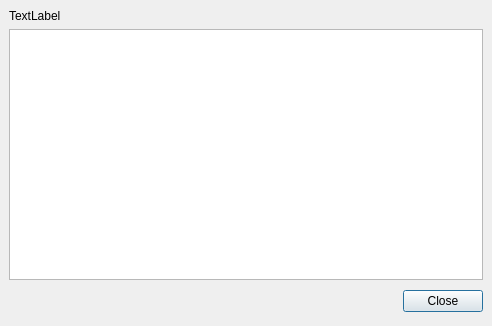
<ui version="4.0" >
 <author></author>
 <comment></comment>
 <exportmacro></exportmacro>
 <class>ShowPlugins</class>
 <widget class="QDialog" name="ShowPlugins" >
  <property name="geometry" >
   <rect>
    <x>0</x>
    <y>0</y>
    <width>492</width>
    <height>326</height>
   </rect>
  </property>
  <property name="windowTitle" >
   <string>Loaded Plugins</string>
  </property>
  <layout class="QVBoxLayout" >
   <property name="margin" >
    <number>9</number>
   </property>
   <property name="spacing" >
    <number>6</number>
   </property>
   <item>
    <widget class="QLabel" name="labelHeadline" >
     <property name="text" >
      <string>TextLabel</string>
     </property>
    </widget>
   </item>
   <item>
    <widget class="QTextEdit" name="content" >
     <property name="readOnly" >
      <bool>true</bool>
     </property>
     <property name="html" >
      <string>&lt;html>&lt;head>&lt;meta name="qrichtext" content="1" />&lt;/head>&lt;body style=" white-space: pre-wrap; font-family:DejaVu Sans; font-size:9pt; font-weight:400; font-style:normal; text-decoration:none;">&lt;p style="-qt-paragraph-type:empty; margin-top:0px; margin-bottom:0px; margin-left:0px; margin-right:0px; -qt-block-indent:0; text-indent:0px;">&lt;/p>&lt;/body>&lt;/html></string>
     </property>
    </widget>
   </item>
   <item>
    <layout class="QHBoxLayout" >
     <property name="margin" >
      <number>0</number>
     </property>
     <property name="spacing" >
      <number>6</number>
     </property>
     <item>
      <spacer>
       <property name="orientation" >
        <enum>Qt::Horizontal</enum>
       </property>
       <property name="sizeHint" >
        <size>
         <width>131</width>
         <height>31</height>
        </size>
       </property>
      </spacer>
     </item>
     <item>
      <widget class="QPushButton" name="closeButton" >
       <property name="text" >
        <string>Close</string>
       </property>
      </widget>
     </item>
    </layout>
   </item>
  </layout>
 </widget>
 <pixmapfunction></pixmapfunction>
 <resources/>
 <connections>
  <connection>
   <sender>closeButton</sender>
   <signal>clicked()</signal>
   <receiver>ShowPlugins</receiver>
   <slot>reject()</slot>
   <hints>
    <hint type="sourcelabel" >
     <x>369</x>
     <y>253</y>
    </hint>
    <hint type="destinationlabel" >
     <x>179</x>
     <y>282</y>
    </hint>
   </hints>
  </connection>
 </connections>
</ui>
